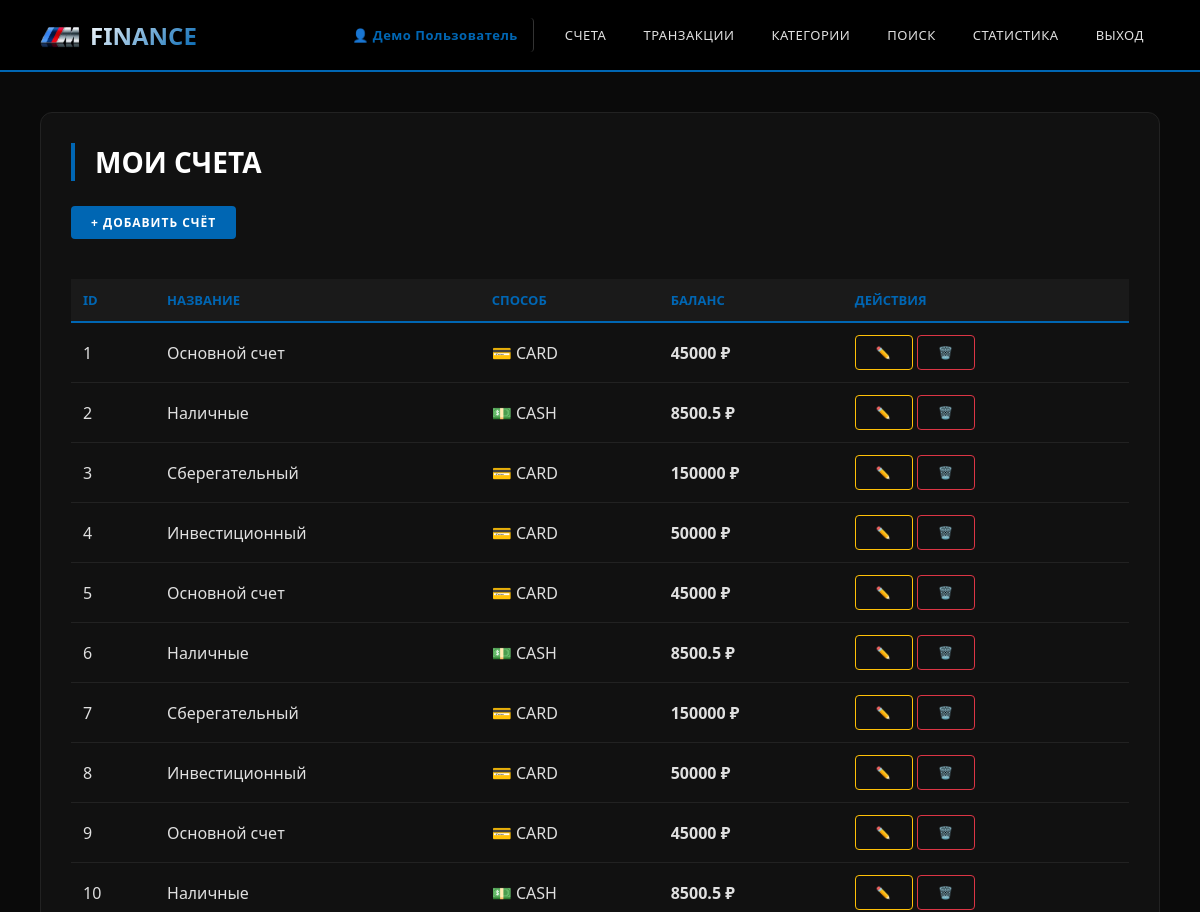
Page /web/accounts (signed in, upper part) on the earlier database version.
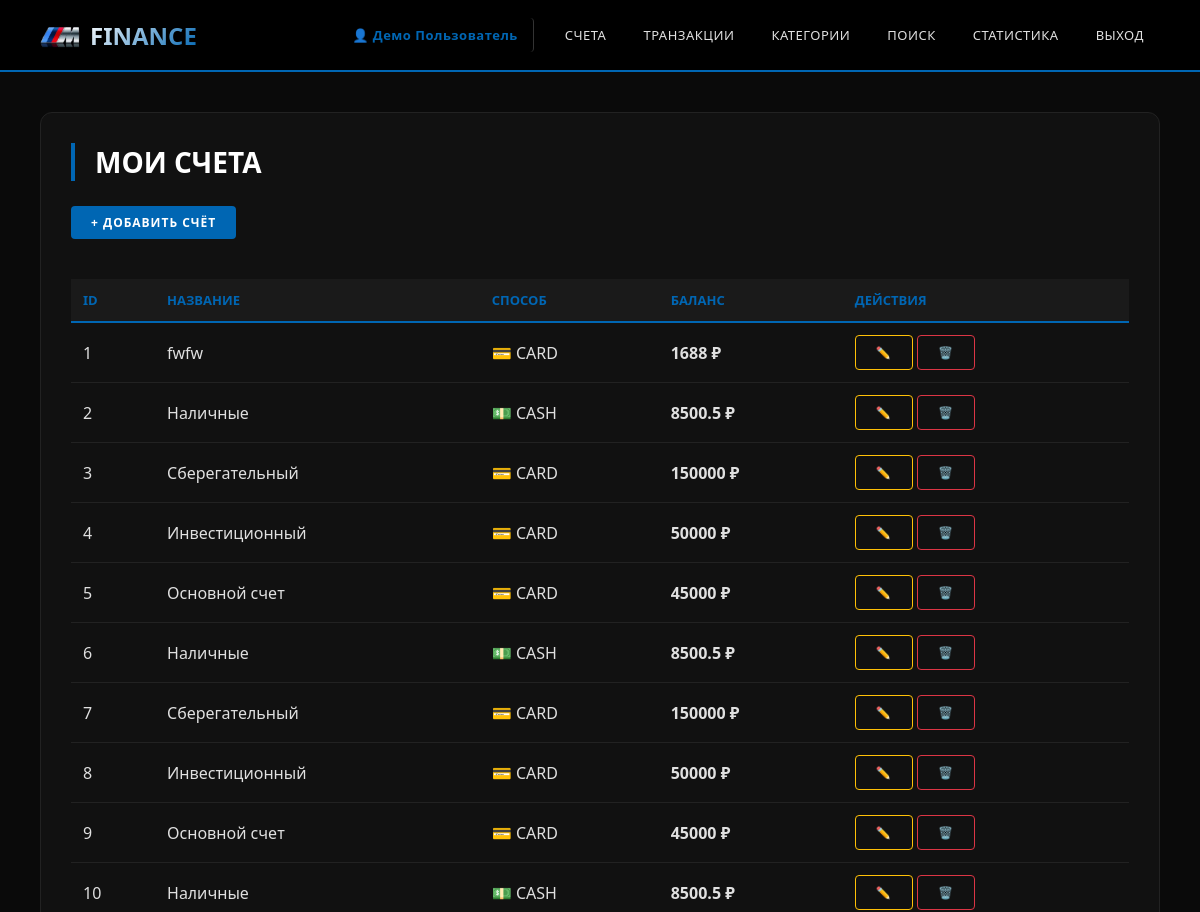
Same page on the later database version.
### tables this page shows
CREATE TABLE Account (
    id INTEGER PRIMARY KEY AUTOINCREMENT,
    user_id INT REFERENCES Users(id) NOT NULL,
    name VARCHAR(64) NOT NULL, -- Название счета
    spend_method VARCHAR(10) NOT NULL DEFAULT 'CARD',  -- Способ траты: CARD, CASH
    balance DECIMAL(10, 2) DEFAULT 0.00
    
);

### src/api_db.py (the view)
@app.get("/web/accounts")
async def web_accounts(request: Request):
    current_user = get_current_user_web(request)
    if not current_user:
        return RedirectResponse(url="/web/login", status_code=303)
    accounts = execute_query("SELECT * FROM Account WHERE user_id = ?", (current_user['id'],))
    return templates.TemplateResponse("accounts.html", {
        "request": request,
        "accounts": accounts,
        "current_user": current_user
    })

### templates/accounts.html (shortened to what this page needs)
{% extends "base.html" %}
{% block content %}
<div class="card">
    <h1>МОИ СЧЕТА</h1>
    <a href="/web/accounts/create" class="btn btn-primary" style="margin-bottom: 20px;">+ ДОБАВИТЬ СЧЁТ</a>
    <table>
        <thead>
            <tr>
                <th>ID</th>
                <th>НАЗВАНИЕ</th>
                <th>СПОСОБ</th>
                <th>БАЛАНС</th>
                <th>ДЕЙСТВИЯ</th>
            </tr>
        </thead>
        <tbody>
            {% for account in accounts %}
            <tr>
                <td>{{ account.id }}</td>
                <td>{{ account.name }}</td>
                <td>{% if account.spend_method == 'CARD' %}💳 CARD{% else %}💵 CASH{% endif %}</td>
                <td style="font-weight: 600;">{{ account.balance }} ₽</td>
                <td>
                    <a href="/web/accounts/{{ account.id }}/edit" class="btn btn-warning">✏️</a>
                    <a href="/web/accounts/{{ account.id }}/delete" class="btn btn-danger"
                        onclick="return confirm('Удалить счёт?')">🗑️</a>
                </td>
            </tr>
            {% endfor %}
        </tbody>
    </table>
</div>
{% endblock %}

Differences in the rows shown:
changed Account id 1: name "Основной счет" → "fwfw"; balance "45000" → "1688"
